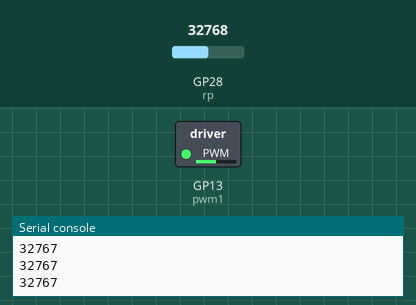
Recording of a program running on a simulated Raspberry Pi Pico running MicroPython. Shown: switched loads named in the program (green lamp = pin HIGH), the last lines printed to the serial console. The test bench sets the inputs (shaded band); at power-on: GP28 (rp) = 32768 (analog values on the 0–65535 scale).

Above: at 1.2 s.
1.3 s: GP28 (rp) set to 45874
At 2.3 s:
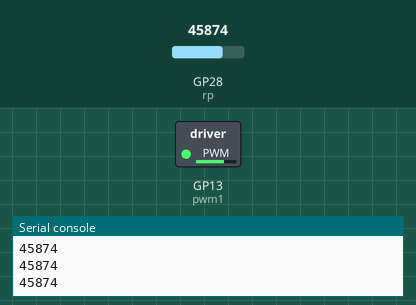
2.9 s: GP28 (rp) set to 57670
At 3.6 s:
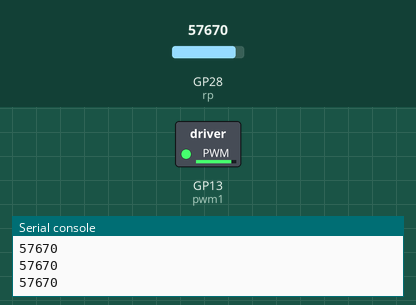
4.5 s: GP28 (rp) set to 7864
At 5.0 s:
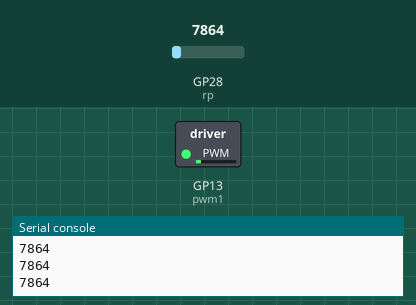
6.1 s: GP28 (rp) set to 0
At 7.4 s:
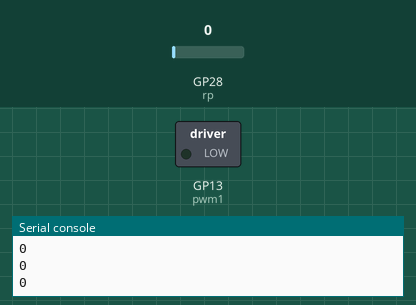
7.7 s: GP28 (rp) set to 32767
At 8.9 s:
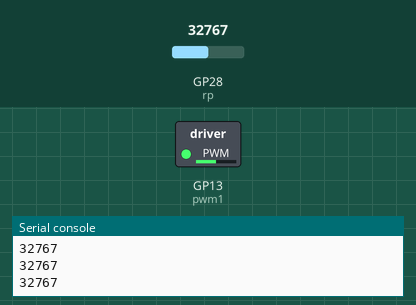
Timing chart, 0 to 10.3 s (numbered marks = the images above; inputs shaded):
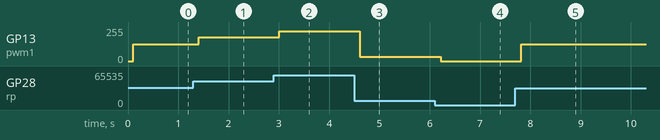

Measured:
- after the input at 1.3 s, GP13 (pwm1): 127/255 → 178/255 after 0.10 s
- after the input at 2.9 s, GP13 (pwm1): 178/255 → 224/255 after 0.11 s
- after the input at 4.5 s, GP13 (pwm1): 224/255 → 31/255 after 0.11 s
- after the input at 6.1 s, GP13 (pwm1): 31/255 → 0/255 after 0.11 s
- after the input at 7.7 s, GP13 (pwm1): 0/255 → 127/255 after 0.12 s

The program:

Adjustable_speed_fan.py
```python
from machine import Pin, PWM, ADC
import utime

#Initialize the potentiometer pin
rp = ADC(28)

#PWM output initialization, motor pin
pwm1 = PWM(Pin(13))
pwm1.freq(1000) #Set frequency

#Numerical conversion parameters
conver_100 = 101 / (65536)

#Numerical remapping
def my_map(x, in_min, in_max, out_min, out_max):
    return int((x - in_min) * (out_max - out_min) / (in_max - in_min) + out_min)


#Set speed of fan, speed=[0, 100]
def pwm_motor(speed):
    if speed > 100 or speed < 0:
        print('Please enter a limited speed value of 0-100')
        return
    pulse = my_map(speed, 0, 100, 0, 65535)
    print(pulse)
    pwm1.duty_u16(pulse)

while True:
    # Convert the read potentiometer value into [0, 100]
    val_rp = int(rp.read_u16() * conver_100)
    utime.sleep(.1)
    # print(val_rp)
    pwm_motor(val_rp)
```
